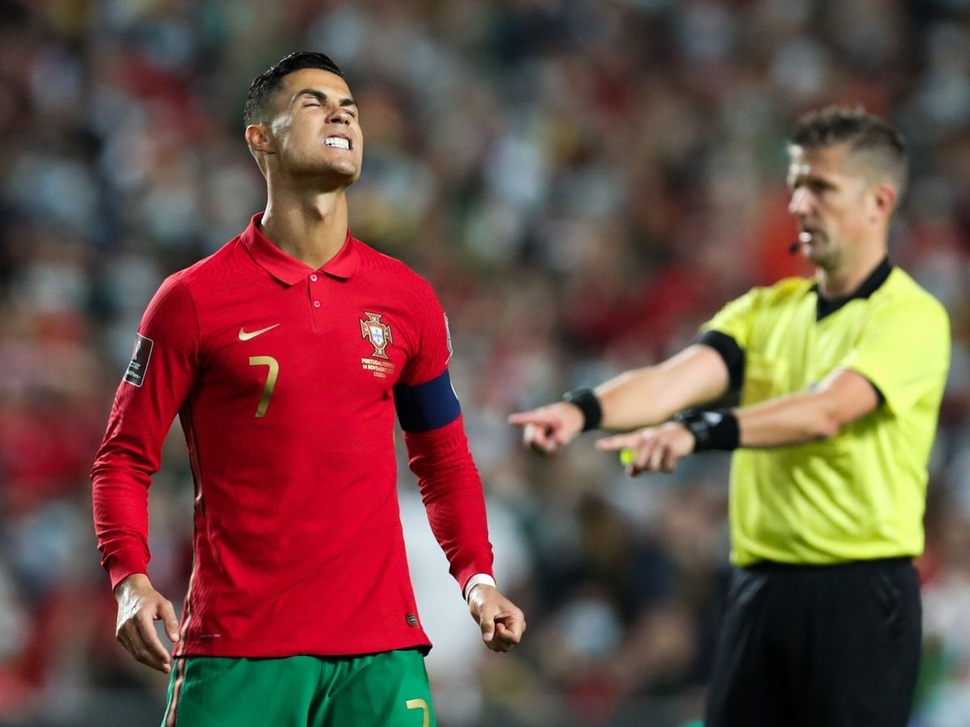
#> input picture shapeDetection/histogram/CR7.jpg, 970 x 727 px, shrunk from 1200 x 900 before the run
$ python histograma_general.py
#> lines starting #> are read from the running program, lines starting #| are printed output that depends on the picture; after the words box and inside, x2 and y2 are one past the last pixel; in counts of white or black regions, pixels touching at a corner belong together
import cv2
from matplotlib import pyplot as plt
import numpy as np

img = cv2.imread('CR7.jpg', 0)
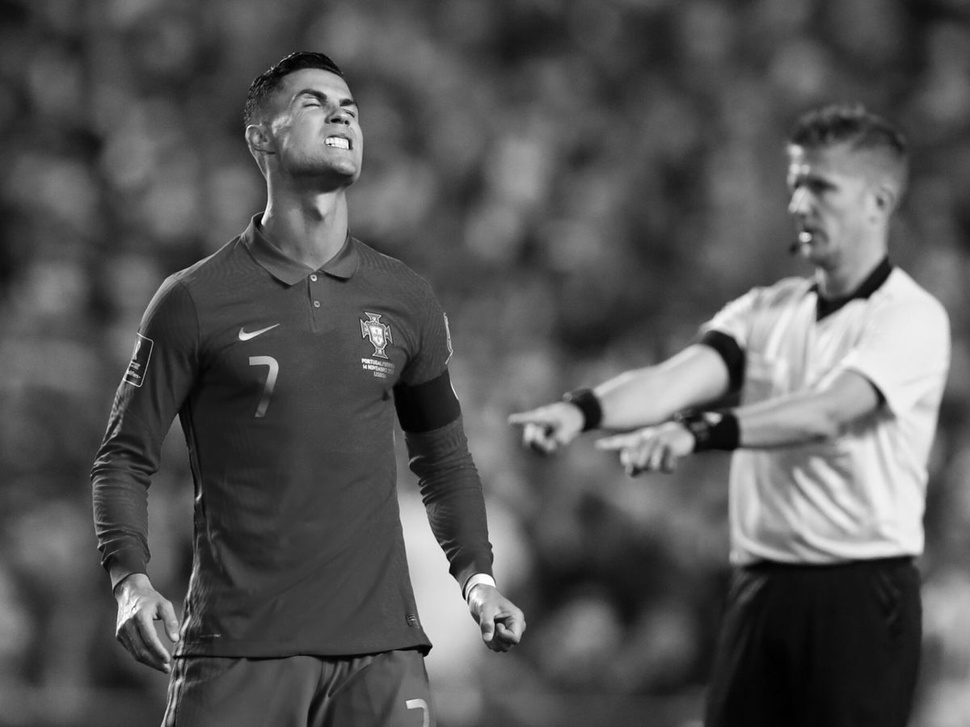
#> img: shape (727, 970); min 0, max 255, mean 86.8
histg = cv2.calcHist([img], [0], None, [256], [0,256])
#> histg = 256 values, max 10508 at index 69, min 15 at index 255, mean 2754.6

plt.plot(histg)
plt.show()
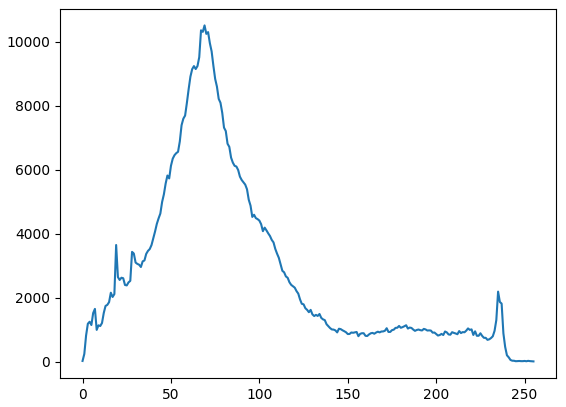
#> figure drawn by matplotlib, 1 panel; curve peaks at x = 69, y = 10508

th2 = cv2.adaptiveThreshold(img, 255, cv2.ADAPTIVE_THRESH_GAUSSIAN_C, cv2.THRESH_BINARY, 5, 7)
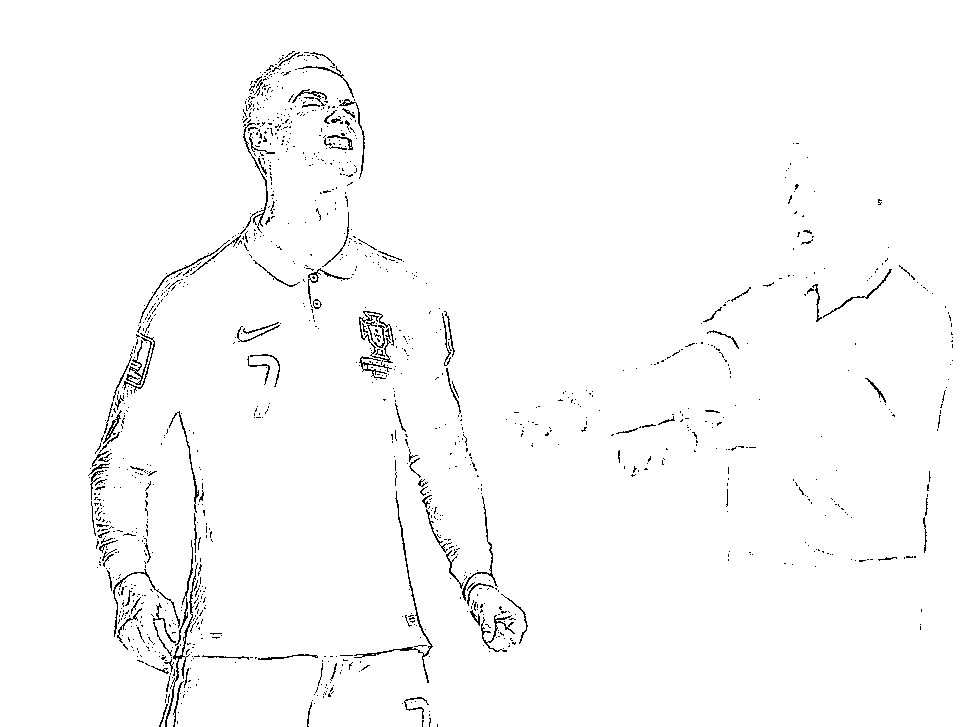
#> th2: shape (727, 970); 98.2% white; black in thin lines or dots, all inside (x1, y1, x2, y2) = (88, 51, 953, 727)

plt.imshow(th2, 'gray')
plt.show()

#th2d = cv2.bilateralFilter(th2, None, 15, 75)
th2d = (255-th2)
#kernel = np.ones((3,3), np.uint8)
#th2e = cv2.morphologyEx(th2d, cv2.MORPH_CLOSE, kernel, iterations=6)

kernel = np.ones((3,3), np.uint8)/9
th2e = cv2.filter2D(th2d, -1, kernel)

# [5 lines of commented-out code are left out]
kernel = np.ones((6,6), np.uint8)
th2e = cv2.morphologyEx(th2e, cv2.MORPH_CLOSE, kernel, iterations=3)
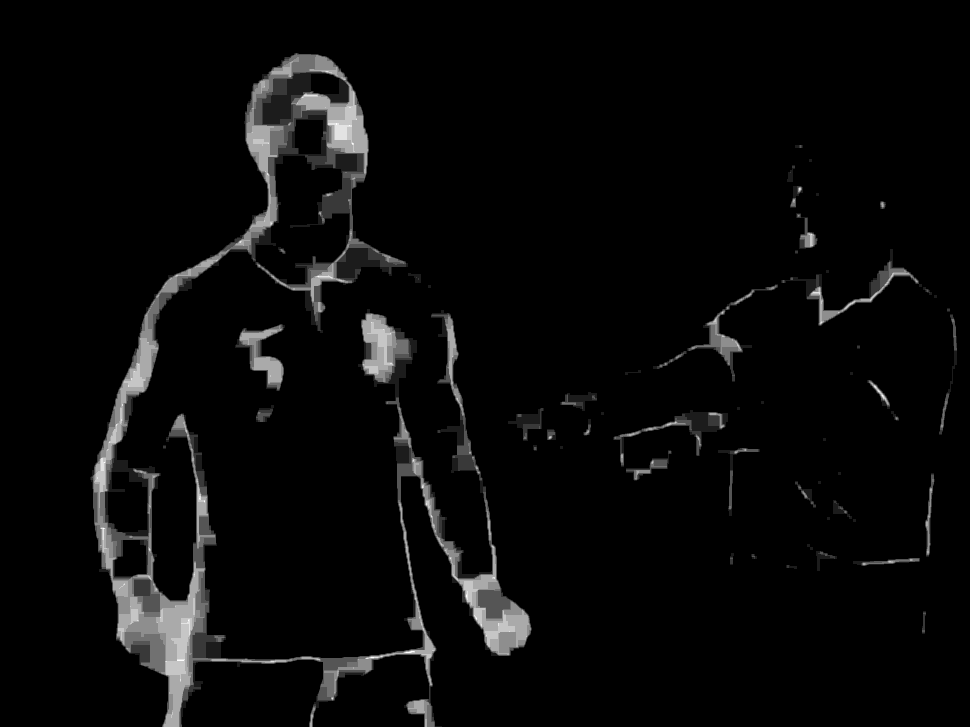
#> th2e: shape (727, 970); min 0, max 255, mean 9.1

# Find outer contour and fill with white
cnts = cv2.findContours(th2e, cv2.RETR_EXTERNAL, cv2.CHAIN_APPROX_SIMPLE)
#> cnts = 53 contours, 25 with area under 20; largest, box (x1, y1, x2, y2) and area: (90, 53, 532, 727) 60276, (781, 249, 922, 326) 1450, (235, 324, 285, 391) 1402, (613, 410, 728, 467) 1244, (653, 284, 778, 382) 1196
cnts = cnts[0] if len(cnts) == 2 else cnts[1]
cv2.fillPoly(th2e, cnts, [255,255,255])
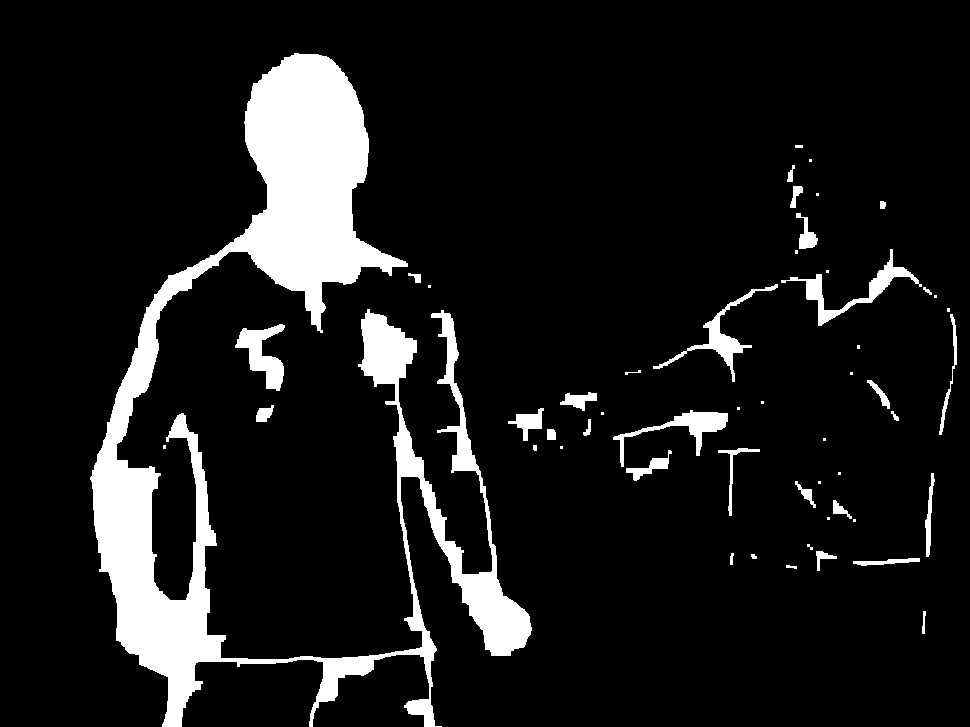
#> th2e: shape (727, 970); 10.5% white; 53 white regions (20 under 20 px), largest, box (x1, y1, x2, y2) and area: (90, 53, 532, 727) 62893, (781, 249, 922, 326) 1671, (235, 324, 285, 391) 1520

kernel = np.ones((7,7), np.uint8)
th2e = cv2.morphologyEx(th2e, cv2.MORPH_OPEN, kernel, iterations=7)
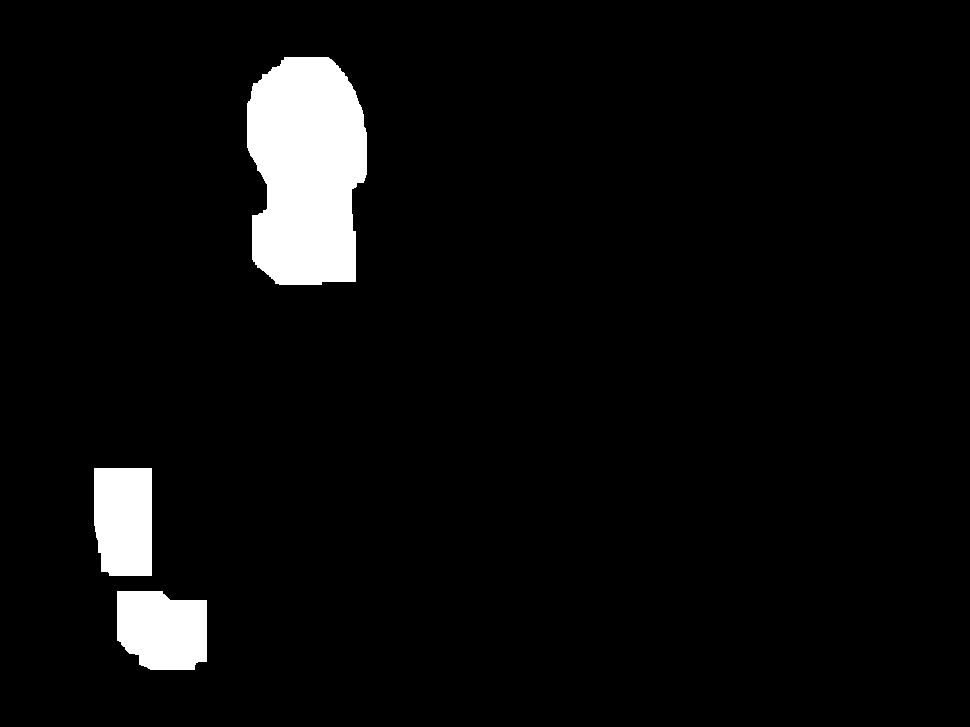
#> th2e: shape (727, 970); 4.9% white; 3 white regions, box (x1, y1, x2, y2) and area: (247, 57, 367, 285) 22650, (117, 591, 207, 670) 6176, (94, 468, 152, 576) 5996


# [4 lines of commented-out code are left out]


plt.imshow(th2e, 'gray')
plt.show()

cv2.imwrite('CR7_util.jpg', th2e)

prueba_mask = cv2.bitwise_and(img, img, mask=th2e)
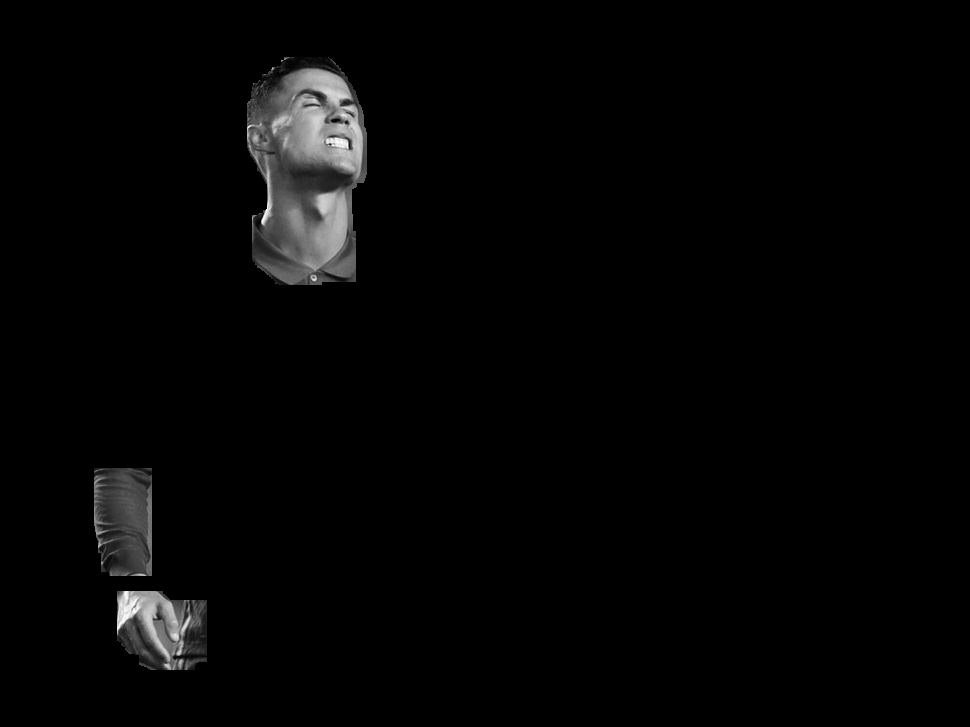
#> prueba_mask: shape (727, 970); min 0, max 255, mean 4.9
plt.imshow(prueba_mask, 'gray')
plt.show()
cv2.imwrite('CR7_mask.jpg', prueba_mask)

$ run again, with shapeDetection/histogram/dani.jpg copied over shapeDetection/histogram/CR7.jpg
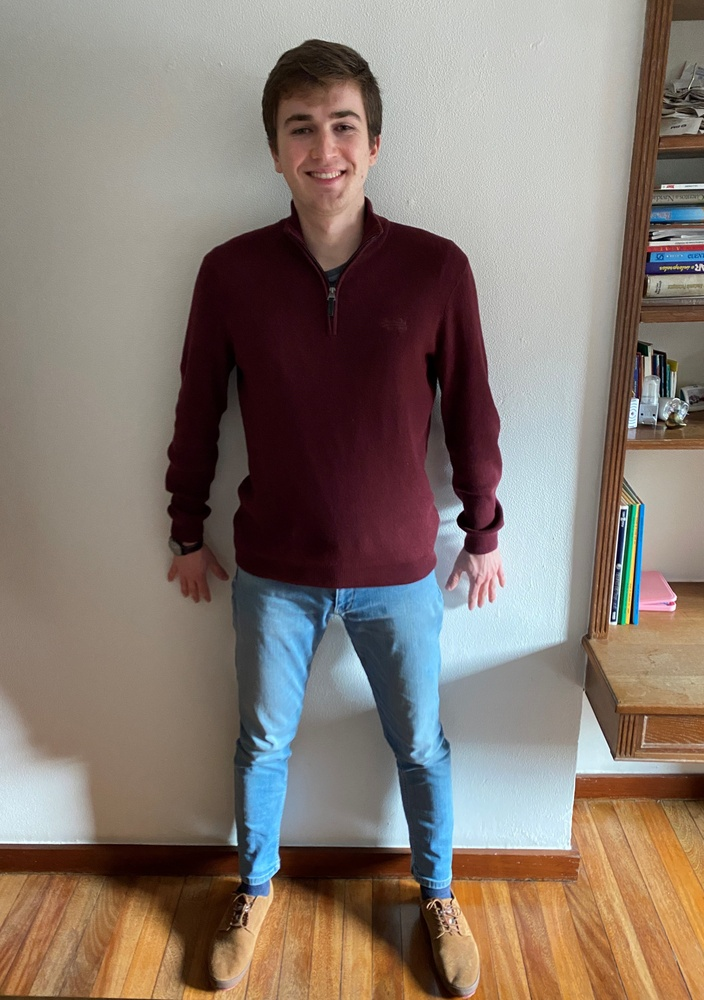
#> input picture shapeDetection/histogram/dani.jpg, 704 x 1000 px, shrunk from 2839 x 4032 before the run
#> histg = 256 values, max 7079 at index 143, min 17 at index 254, mean 2750
#> `th2 = cv2.adaptiveThreshold(img, 255, cv2.ADAPTIVE_THRESH_GAUSSIAN_C, ..`:
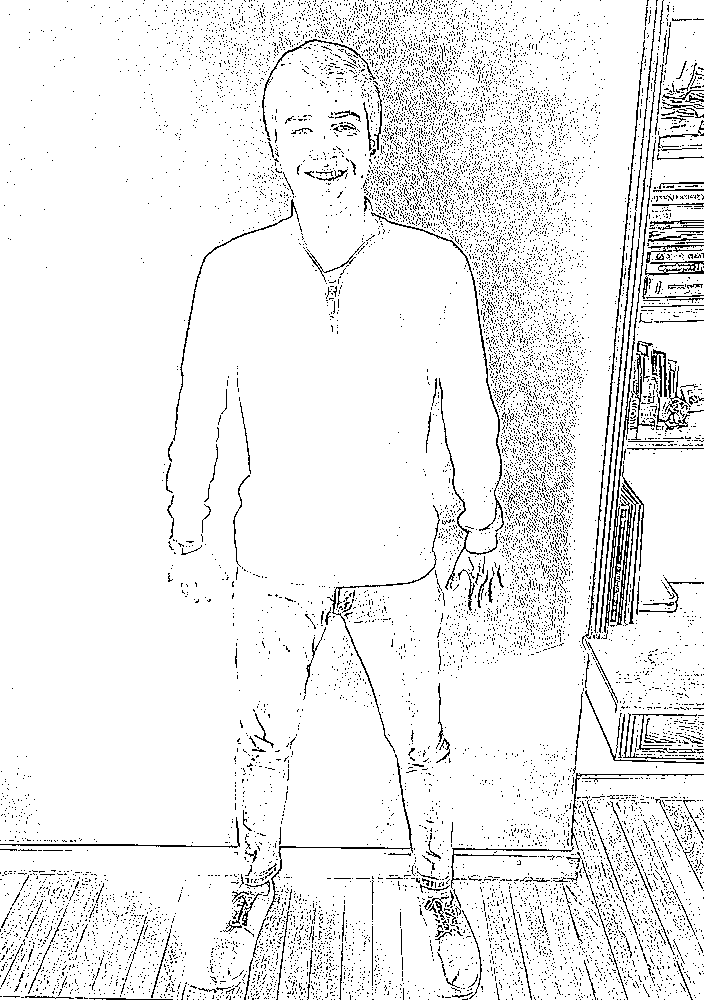
#> th2: shape (1000, 704); 93.1% white; black in thin lines or dots
#> th2d: shape (1000, 704); 6.9% white in thin lines or dots
#> cnts = 44 contours, 39 with area under 20; largest, box (x1, y1, x2, y2) and area: (0, 0, 704, 1000) 491144, (31, 29, 76, 45) 138, (168, 171, 184, 191) 104, (237, 641, 244, 695) 98, (0, 173, 19, 189) 56
#> `prueba_mask = cv2.bitwise_and(img, img, mask=th2e)`:
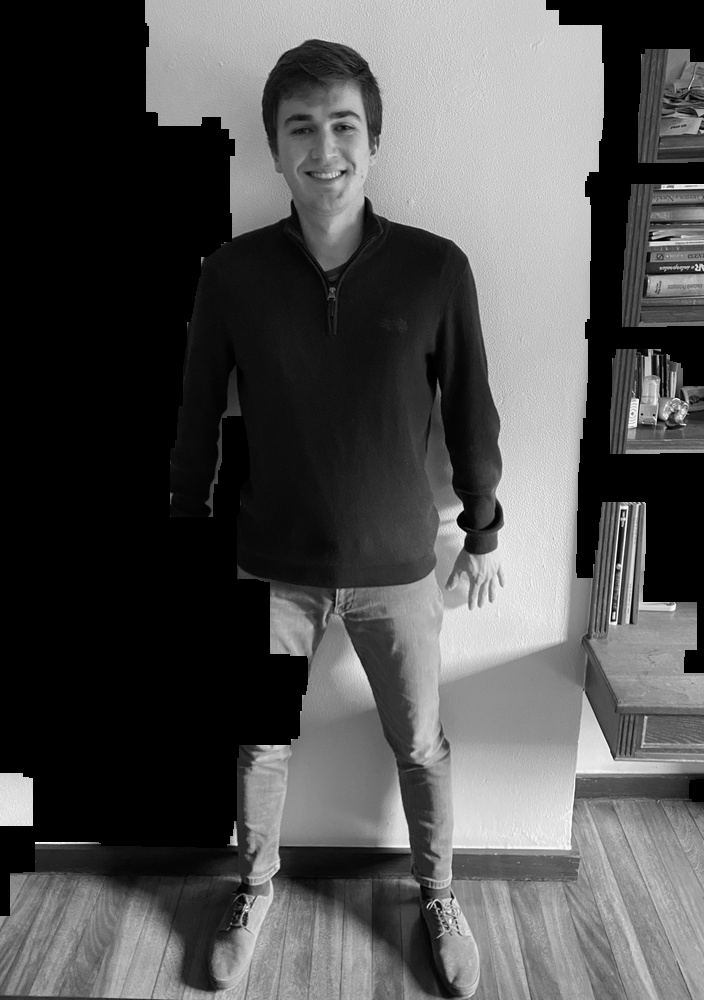
#> prueba_mask: shape (1000, 704); min 0, max 255, mean 81.6

$ run again, with shapeDetection/histogram/daniel.jpg copied over shapeDetection/histogram/CR7.jpg
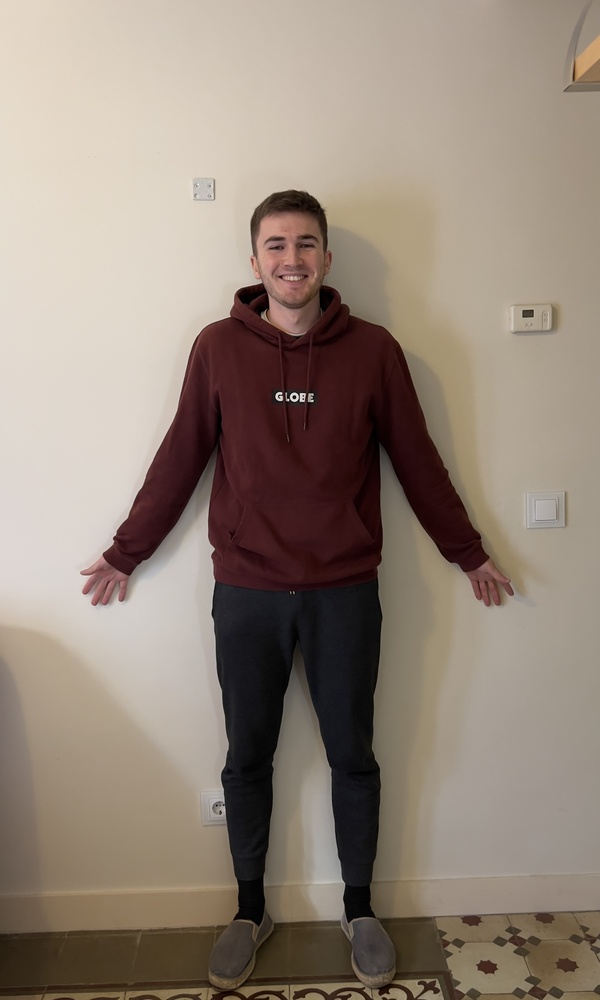
#> input picture shapeDetection/histogram/daniel.jpg, 600 x 1000 px, shrunk from 1988 x 3313 before the run
#> histg = 256 values, max 14426 at index 217, min 0 at index 229, mean 2343.8
#> `th2 = cv2.adaptiveThreshold(img, 255, cv2.ADAPTIVE_THRESH_GAUSSIAN_C, ..`:
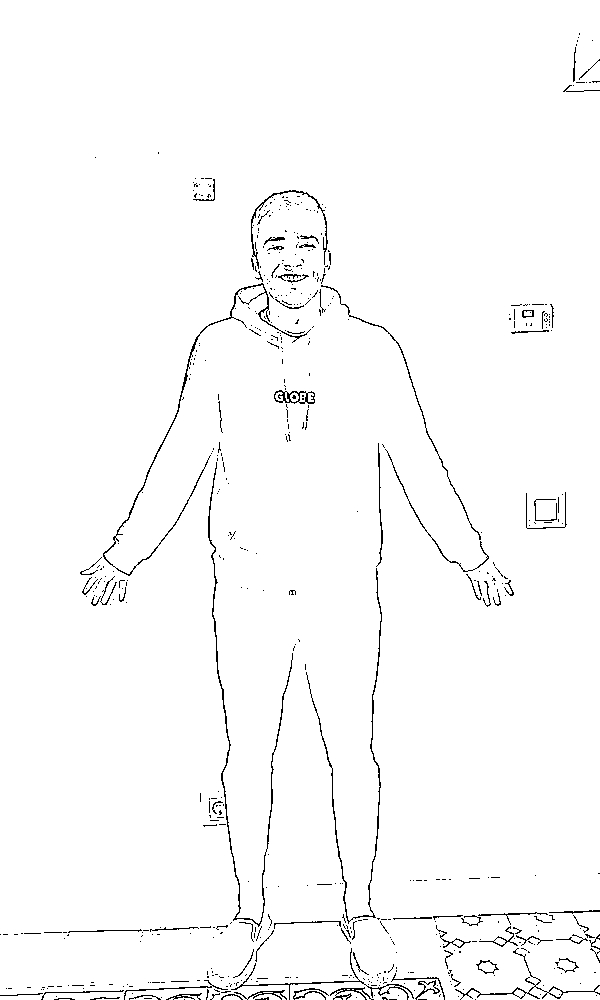
#> th2: shape (1000, 600); 98.2% white; black in thin lines or dots
#> th2d: shape (1000, 600); 1.8% white in thin lines or dots
#> cnts = 10 contours, 3 with area under 20; largest, box (x1, y1, x2, y2) and area: (0, 192, 600, 1000) 164518, (528, 494, 571, 533) 1304, (511, 306, 558, 338) 1280, (565, 35, 600, 96) 848, (195, 180, 219, 205) 539, (412, 881, 455, 885) 77, (471, 879, 504, 883) 58
#> `prueba_mask = cv2.bitwise_and(img, img, mask=th2e)`:
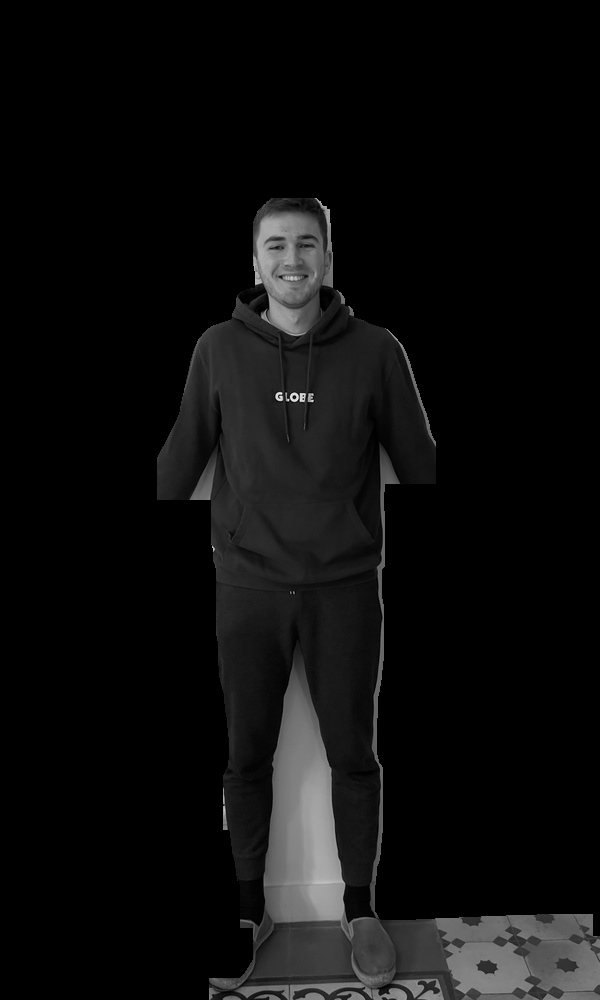
#> prueba_mask: shape (1000, 600); min 0, max 241, mean 13.1
